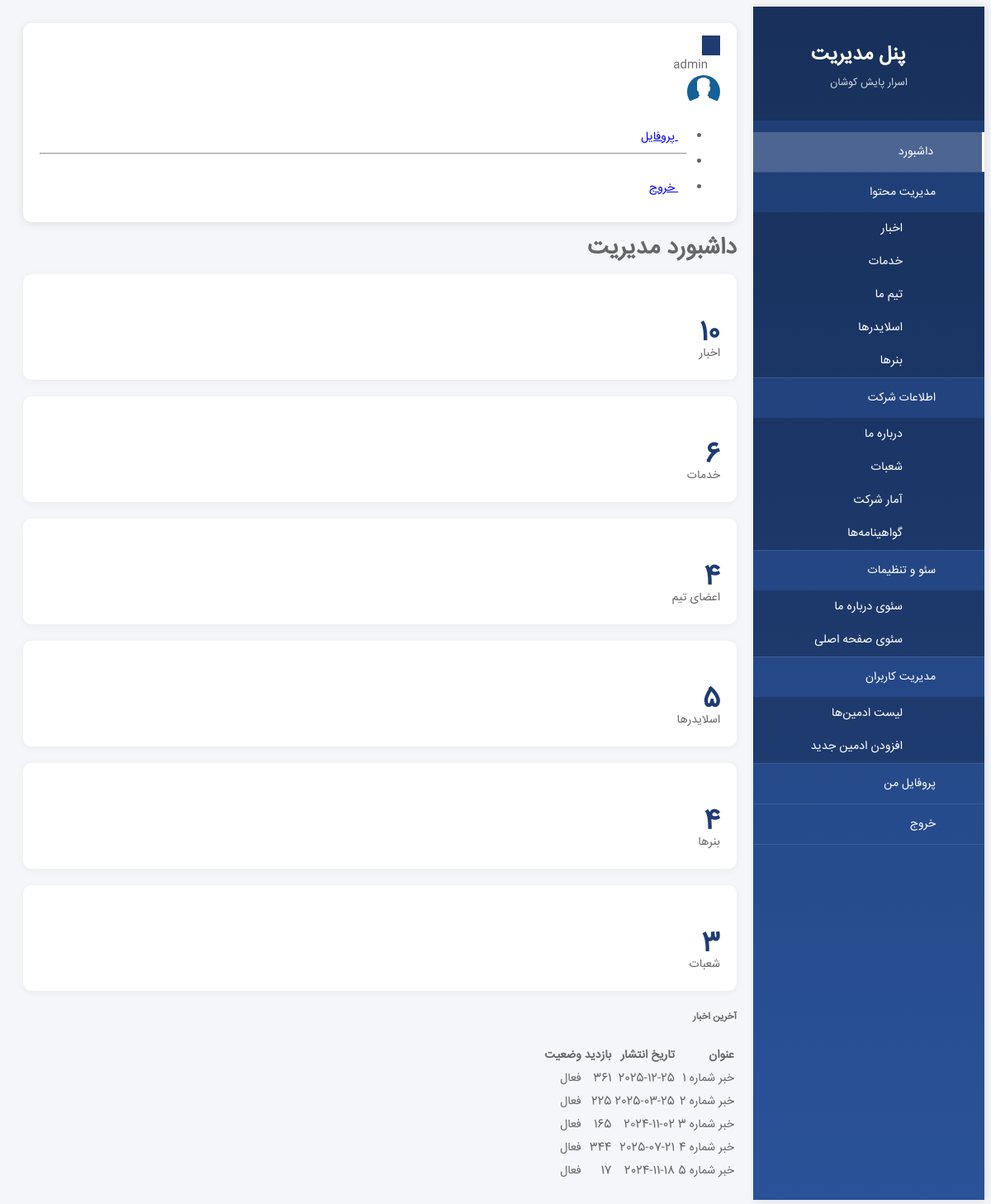
/admin/ (signed in), run on the app's committed database.
### app/models.py (models this page shows, shortened)
class Admin(UserMixin, db.Model):
    __tablename__ = "admins"
    id = db.Column(db.Integer, primary_key=True)
    username = db.Column(db.String(80), unique=True, nullable=False)
    password_hash = db.Column(db.String(255), nullable=False)
    email = db.Column(db.String(120), unique=True, nullable=False)
    full_name = db.Column(db.String(100))
    is_active = db.Column(db.Boolean, default=True)
    created_at = db.Column(db.DateTime, default=datetime.utcnow)  # تغییر این خط

class News(db.Model):
    __tablename__ = "news"
    id = db.Column(db.Integer, primary_key=True)
    title = db.Column(db.String(255), nullable=False)
    short_description = db.Column(db.Text)
    full_description = db.Column(db.Text)
    image_url = db.Column(db.String(255))
    attachment_url = db.Column(db.String(255))  # فایل ضمیمه، ممکنه None باشد
    published_date = db.Column(db.Date, nullable=False)
    views = db.Column(db.Integer, default=0)
    active = db.Column(db.Boolean, default=True)
    created_at = db.Column(db.DateTime, default=db.func.current_timestamp())
    updated_at = db.Column(db.DateTime, default=db.func.current_timestamp(), onupdate=db.func.current_timestamp())

### app/admin/routes.py (the view)
@admin_bp.route('/')
@login_required
@admin_required
def dashboard():
    total_news = News.query.count()
    total_services = Service.query.count()
    total_team = TeamMember.query.count()
    total_sliders = Slider.query.count()
    total_banners = Banner.query.count()
    total_branches = CompanyBranch.query.count()
    recent_news = News.query.order_by(News.created_at.desc()).limit(5).all()
    return render_template('admin/dashboard.html',
                         total_news=total_news,
                         total_services=total_services,
                         total_team=total_team,
                         total_sliders=total_sliders,
                         total_banners=total_banners,
                         total_branches=total_branches,
                         recent_news=recent_news)

### app/__init__.py (called while the page is built)
@login_manager.user_loader
def load_user(user_id):
    return Admin.query.get(int(user_id))

### app/templates/admin/dashboard.html (shortened to what this page needs)
{% extends "admin/base.html" %}
{% block content %}
<div class="container-fluid">
    <h1 class="h3 mb-4">داشبورد مدیریت</h1>
    <div class="row">
        <div class="col-md-3">
            <div class="stat-card text-center">
                <div class="icon">
                    <i class="fas fa-newspaper"></i>
                </div>
                <div class="stat-number">{{ total_news }}</div>
                <div class="stat-label">اخبار</div>
            </div>
        </div>
        <div class="col-md-3">
            <div class="stat-card text-center">
                <div class="icon">
                    <i class="fas fa-cogs"></i>
                </div>
                <div class="stat-number">{{ total_services }}</div>
                <div class="stat-label">خدمات</div>
            </div>
        </div>
        <div class="col-md-3">
            <div class="stat-card text-center">
                <div class="icon">
                    <i class="fas fa-users"></i>
                </div>
                <div class="stat-number">{{ total_team }}</div>
                <div class="stat-label">اعضای تیم</div>
            </div>
        </div>
        <div class="col-md-3">
            <div class="stat-card text-center">
                <div class="icon">
                    <i class="fas fa-images"></i>
                </div>
                <div class="stat-number">{{ total_sliders }}</div>
                <div class="stat-label">اسلایدرها</div>
            </div>
        </div>
    </div>
    <div class="row mt-4">
        <div class="col-md-6">
            <div class="stat-card text-center">
                <div class="icon">
                    <i class="fas fa-bullhorn"></i>
                </div>
                <div class="stat-number">{{ total_banners }}</div>
                <div class="stat-label">بنرها</div>
            </div>
        </div>
        <div class="col-md-6">
            <div class="stat-card text-center">
                <div class="icon">
                    <i class="fas fa-store"></i>
                </div>
                <div class="stat-number">{{ total_branches }}</div>
                <div class="stat-label">شعبات</div>
            </div>
        </div>
    </div>
    <div class="row mt-4">
        <div class="col-12">
            <div class="card">
                <div class="card-header bg-primary text-white">
                    <h5 class="mb-0">آخرین اخبار</h5>
                </div>
                <div class="card-body">
                    <div class="table-responsive">
                        <table class="table">
                            <thead>
                                <tr>
                                    <th>عنوان</th>
                                    <th>تاریخ انتشار</th>
                                    <th>بازدید</th>
                                    <th>وضعیت</th>
                                </tr>
                            </thead>
                            <tbody>
                                {% for news in recent_news %}
                                <tr>
                                    <td>{{ news.title }}</td>
                                    <td>{{ news.published_date.strftime('%Y-%m-%d') if news.published_date else '-' }}</td>
                                    <td>{{ news.views }}</td>
                                    <td>
                                        {% if news.active %}
                                        <span class="badge bg-success">فعال</span>
                                        {% else %}
                                        <span class="badge bg-danger">غیرفعال</span>
                                        {% endif %}
                                    </td>
                                </tr>
                                {% endfor %}
                            </tbody>
                        </table>
                    </div>
                </div>
            </div>
        </div>
    </div>
</div>
{% endblock %}

### app/templates/admin/base.html (shortened to what this page needs)
<!DOCTYPE html>
<html lang="fa" dir="rtl">
<head>
    <link href="{{ url_for('static', filename='Css/bootstrap-rtl.min.css') }}" rel="stylesheet">
    <link href="{{ url_for('static', filename='Css/all.min.css') }}" rel="stylesheet">
</head>
<body>
    <div class="wrapper">
        <nav class="sidebar" id="sidebar">
            <div class="sidebar-header">
                <h3><i class="fas fa-shield-alt"></i> پنل مدیریت</h3>
                <p>اسرار پایش کوشان</p>
            </div>
            <ul class="list-unstyled components">
                <li class="{% if request.endpoint == 'admin.dashboard' %}active{% endif %}">
                    <a href="{{ url_for('admin.dashboard') }}">
                        <i class="fas fa-tachometer-alt"></i> داشبورد
                    </a>
                </li>
                <li>
                    <a href="#contentSubmenu" data-bs-toggle="collapse" aria-expanded="false" class="dropdown-toggle">
                        <i class="fas fa-newspaper"></i> مدیریت محتوا
                    </a>
                    <ul class="collapse list-unstyled" id="contentSubmenu">
                        <li><a href="{{ url_for('admin.news_index') }}"><i class="fas fa-newspaper"></i> اخبار</a></li>
                        <li><a href="{{ url_for('admin.services_index') }}"><i class="fas fa-cogs"></i> خدمات</a></li>
                        <li><a href="{{ url_for('admin.team_index') }}"><i class="fas fa-users"></i> تیم ما</a></li>
                        <li><a href="{{ url_for('admin.sliders_index') }}"><i class="fas fa-images"></i> اسلایدرها</a></li>
                        <li><a href="{{ url_for('admin.banners_index') }}"><i class="fas fa-bullhorn"></i> بنرها</a></li>
                    </ul>
                </li>
                <li>
                    <a href="#companySubmenu" data-bs-toggle="collapse" aria-expanded="false" class="dropdown-toggle">
                        <i class="fas fa-building"></i> اطلاعات شرکت
                    </a>
                    <ul class="collapse list-unstyled" id="companySubmenu">
                        <li><a href="{{ url_for('admin.about_edit') }}"><i class="fas fa-info-circle"></i> درباره ما</a></li>
                        <li><a href="{{ url_for('admin.branches_index') }}"><i class="fas fa-store"></i> شعبات</a></li>
                        <li><a href="{{ url_for('admin.stats_index') }}"><i class="fas fa-chart-line"></i> آمار شرکت</a></li>
                        <li><a href="{{ url_for('admin.certificates_index') }}"><i class="fas fa-certificate"></i> گواهینامه‌ها</a></li>
                    </ul>
                </li>
                <li>
                    <a href="#seoSubmenu" data-bs-toggle="collapse" aria-expanded="false" class="dropdown-toggle">
                        <i class="fas fa-search"></i> سئو و تنظیمات
                    </a>
                    <ul class="collapse list-unstyled" id="seoSubmenu">
                        <li><a href="{{ url_for('admin.seo_edit', page_key='about') }}"><i class="fas fa-file-alt"></i> سئوی درباره ما</a></li>
                        <li><a href="{{ url_for('admin.seo_edit', page_key='home') }}"><i class="fas fa-home"></i> سئوی صفحه اصلی</a></li>
                    </ul>
                </li>
                <li>
                    <a href="#adminSubmenu" data-bs-toggle="collapse" aria-expanded="false" class="dropdown-toggle">
                        <i class="fas fa-user-shield"></i> مدیریت کاربران
                    </a>
                    <ul class="collapse list-unstyled" id="adminSubmenu">
                        <li><a href="{{ url_for('admin.admins_index') }}"><i class="fas fa-users-cog"></i> لیست ادمین‌ها</a></li>
                        <li><a href="{{ url_for('admin.admins_create') }}"><i class="fas fa-user-plus"></i> افزودن ادمین جدید</a></li>
                    </ul>
                </li>
                <li>
                    <a href="{{ url_for('admin.profile') }}">
                        <i class="fas fa-user-circle"></i> پروفایل من
                    </a>
                </li>
                <li>
                    <a href="{{ url_for('admin.logout') }}">
                        <i class="fas fa-sign-out-alt"></i> خروج
                    </a>
                </li>
            </ul>
        </nav>
        <div class="content">
            <nav class="navbar navbar-custom">
                <div class="container-fluid">
                    <button type="button" id="sidebarCollapse" class="btn btn-custom">
                        <i class="fas fa-bars"></i>
                    </button>
                    <div class="ms-auto d-flex align-items-center">
                        <span class="me-3">
                            <i class="fas fa-user-circle"></i>
                            {{ current_user.full_name or current_user.username }}
                        </span>
                        <div class="dropdown">
                            <a href="#" class="dropdown-toggle" data-bs-toggle="dropdown">
                                <img src="/static/Images/avatar.jpg" alt="Avatar" style="width: 40px; height: 40px; border-radius: 50%;">
                            </a>
                            <ul class="dropdown-menu dropdown-menu-end">
                                <li><a class="dropdown-item" href="{{ url_for('admin.profile') }}"><i class="fas fa-user"></i> پروفایل</a></li>
                                <li><hr class="dropdown-divider"></li>
                                <li><a class="dropdown-item" href="{{ url_for('admin.logout') }}"><i class="fas fa-sign-out-alt"></i> خروج</a></li>
                            </ul>
                        </div>
                    </div>
                </div>
            </nav>
            {% block content %}{% endblock %}
        </div>
    </div>
</body>
</html>

### app/templates/admin/base.html (style rules this page uses)
:root { --primary-color: #1e3c72; --secondary-color: #2a5298; --success-color: #28a745; --danger-color: #dc3545; --warning-color: #ffc107; }
body { font-family: 'IRANSans', Tahoma, sans-serif; background-color: #f4f6f9; }
.wrapper { display: flex; width: 100%; align-items: stretch; }
.sidebar { min-width: 280px; max-width: 280px; background: linear-gradient(180deg, var(--primary-color) 0%, var(--secondary-color) 100%); color: #fff; transition: all 0.3s; min-height: 100vh; box-shadow: 2px 0 10px rgba(0,0,0,0.1); }
.sidebar .sidebar-header { padding: 20px; background: rgba(0,0,0,0.2); text-align: center; }
.sidebar .sidebar-header h3 { font-size: 1.5rem; margin-bottom: 0; }
.sidebar .sidebar-header p { font-size: 0.8rem; margin-top: 10px; opacity: 0.8; }
.sidebar ul li { border-bottom: 1px solid rgba(255,255,255,0.1); }
.sidebar ul li a { padding: 12px 20px; display: block; color: #fff; text-decoration: none; transition: all 0.3s; }
.sidebar ul li a i { margin-left: 10px; width: 25px; }
.sidebar ul li.active > a { background: rgba(255,255,255,0.2); border-right: 3px solid #fff; }
.sidebar ul li ul { background: rgba(0,0,0,0.2); list-style: none; padding-right: 40px; }
.sidebar ul li ul li { border-bottom: none; }
.sidebar ul li ul li a { padding: 8px 20px; font-size: 0.9rem; }
.content { width: 100%; padding: 20px; min-height: 100vh; transition: all 0.3s; }
.navbar-custom { background: #fff; box-shadow: 0 2px 10px rgba(0,0,0,0.1); border-radius: 10px; margin-bottom: 20px; padding: 15px 20px; }
.stat-card { background: #fff; border-radius: 10px; padding: 20px; box-shadow: 0 2px 10px rgba(0,0,0,0.05); transition: transform 0.3s; margin-bottom: 20px; }
.stat-card .icon { font-size: 2.5rem; color: var(--primary-color); }
.stat-card .stat-number { font-size: 2rem; font-weight: bold; color: var(--primary-color); }
.btn-custom { background: var(--primary-color); color: #fff; border: none; }
body, input, button, select, textarea { font-family: 'IRANSans', Tahoma, sans-serif; }

### data on the page
Admin: full_name "admin"
News: title "خبر شماره 1", published_date "2025-12-25", views "361", active "فعال"
News: title "خبر شماره 2", published_date "2025-03-25", views "225", active "فعال"
News: title "خبر شماره 3", published_date "2024-11-02", views "165", active "فعال"
News: title "خبر شماره 4", published_date "2025-07-21", views "344", active "فعال"
News: title "خبر شماره 5", published_date "2024-11-18", views "17", active "فعال"

### other printed values
{{ total_news }} "10"
{{ total_services }} "6"
{{ total_team }} "4"
{{ total_sliders }} "5"
{{ total_banners }} "4"
{{ total_branches }} "3"
